Frame 1 (no input): blank canvas, image omitted
Frame 60 (the mouse pressed at the canvas centre just before this capture): blank canvas, image omitted
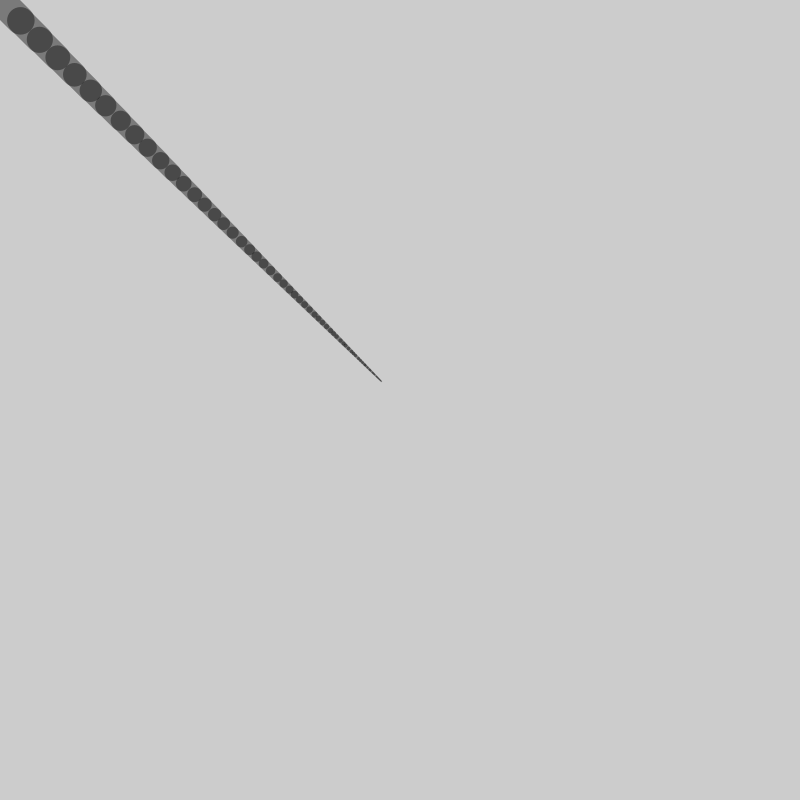
Frame 120 (the mouse held since frame 60 and released just before this capture)

The Processing sketch whose frames 1 and 60 were blank and that drew this single picture after the mouse press (run headless with seeded random() and noise(); from frame 60 on, the mouse is pressed at the canvas centre):

// Processing sketch: processing_31351
// ── processing_31351.pde

float x;
float y;
float px;
float py;
float easing = 0.05;

void setup() {
 size(800, 800);
 smooth();
 stroke(0, 102);
}

void draw() {
  float targetX = mouseX;
  x += (targetX - x) * easing;
  float targetY = mouseY;
  y += (targetY - y) * easing;
  float weight = dist(x, y, px, py);
  strokeWeight(weight);
  line(x, y, px, py);
  py = y;
  px = x;
}
